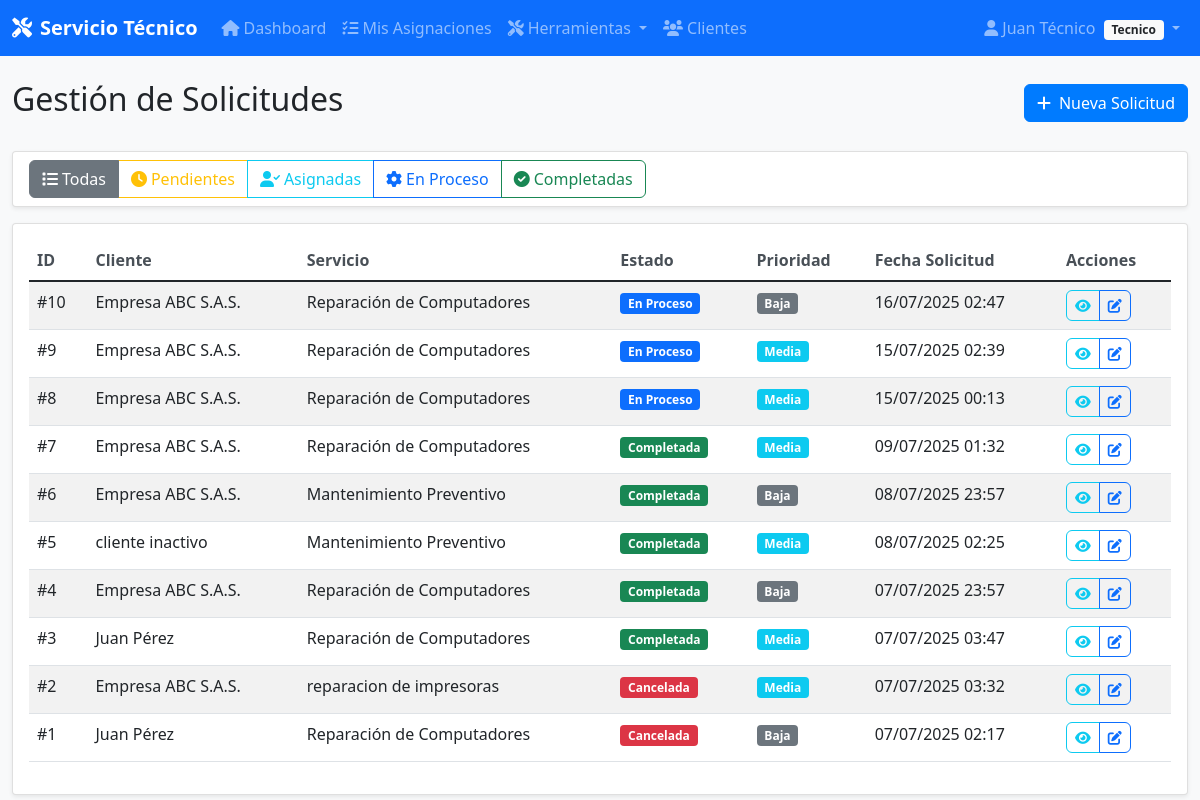
Page /solicitudes/ (signed in) on the committed database.
### app/models/models.py (models this page shows, shortened)
class Usuario(UserMixin, db.Model):
    __tablename__ = 'usuarios'
    id = db.Column(db.Integer, primary_key=True)
    nombre = db.Column(db.String(100), nullable=False)
    email = db.Column(db.String(120), unique=True, nullable=False, index=True)
    password_hash = db.Column(db.String(255), nullable=False)
    telefono = db.Column(db.String(20))
    rol = db.Column(db.String(20), nullable=False, default='usuario')
    fecha_creacion = db.Column(db.DateTime, default=datetime.utcnow)
    def is_admin(self):
        return self.rol == 'administrador'
    def is_tecnico(self):
        return self.rol == 'tecnico'

class Solicitud(db.Model):
    __tablename__ = 'solicitudes'
    id = db.Column(db.Integer, primary_key=True)
    cliente_id = db.Column(db.Integer, db.ForeignKey('clientes.id'), nullable=False)
    servicio_id = db.Column(db.Integer, db.ForeignKey('servicios.id'), nullable=False)
    descripcion_problema = db.Column(db.Text, nullable=False)
    prioridad = db.Column(db.String(20), default='media')
    estado = db.Column(db.String(20), default='pendiente')
    fecha_solicitud = db.Column(db.DateTime, default=datetime.utcnow)
    fecha_limite = db.Column(db.DateTime)
    asignaciones = db.relationship('Asignacion', backref='solicitud', lazy=True)
    facturas = db.relationship('Factura', backref='solicitud', lazy=True)

class Cliente(db.Model):
    __tablename__ = 'clientes'
    id = db.Column(db.Integer, primary_key=True)
    nombre = db.Column(db.String(100), nullable=False)
    email = db.Column(db.String(120))
    telefono = db.Column(db.String(20), nullable=False)
    direccion = db.Column(db.Text)
    tipo_cliente = db.Column(db.String(20), default='particular')
    fecha_registro = db.Column(db.DateTime, default=datetime.utcnow)
    activo = db.Column(db.Boolean, default=True)
    solicitudes = db.relationship('Solicitud', backref='cliente', lazy=True)
    facturas = db.relationship('Factura', backref='cliente', lazy=True)

class Servicio(db.Model):
    __tablename__ = 'servicios'
    id = db.Column(db.Integer, primary_key=True)
    nombre = db.Column(db.String(100), nullable=False)
    descripcion = db.Column(db.Text)
    precio_base = db.Column(db.Float, nullable=False)
    categoria = db.Column(db.String(50))
    solicitudes = db.relationship('Solicitud', backref='servicio', lazy=True)

### app/controllers/solicitudes.py (the view)
@solicitudes_bp.route('/')
@login_required
def list():
    page = request.args.get('page', 1, type=int)
    estado = request.args.get('estado', 'todas')
    query = Solicitud.query
    if estado == 'pendientes':
        query = query.filter_by(estado='pendiente')
    elif estado == 'asignadas':
        query = query.filter_by(estado='asignada')
    elif estado == 'proceso':
        query = query.filter_by(estado='en_proceso')
    elif estado == 'completadas':
        query = query.filter_by(estado='completada')
    solicitudes = query.order_by(Solicitud.fecha_solicitud.desc()).paginate(
        page=page, per_page=10, error_out=False)
    return render_template('solicitudes/list.html', solicitudes=solicitudes, estado_actual=estado)

### app/templates/solicitudes/list.html (shortened to what this page needs)
{% extends "base.html" %}
{% block content %}
<div class="d-flex justify-content-between align-items-center mb-4">
    <h2>Gestión de Solicitudes</h2>
    {% if current_user.is_admin() or current_user.is_tecnico() %}
    <a href="{{ url_for('solicitudes.create') }}" class="btn btn-primary">
        <i class="fas fa-plus me-2"></i>Nueva Solicitud
    </a>
    {% endif %}
</div>
<div class="card mb-3">
    <div class="card-body py-2">
        <div class="btn-group" role="group">
            <a href="{{ url_for('solicitudes.list', estado='todas') }}"
               class="btn btn-outline-secondary {{ 'active' if estado_actual == 'todas' else '' }}">
                <i class="fas fa-list me-1"></i>Todas
            </a>
            <a href="{{ url_for('solicitudes.list', estado='pendientes') }}"
               class="btn btn-outline-warning {{ 'active' if estado_actual == 'pendientes' else '' }}">
                <i class="fas fa-clock me-1"></i>Pendientes
            </a>
            <a href="{{ url_for('solicitudes.list', estado='asignadas') }}"
               class="btn btn-outline-info {{ 'active' if estado_actual == 'asignadas' else '' }}">
                <i class="fas fa-user-check me-1"></i>Asignadas
            </a>
            <a href="{{ url_for('solicitudes.list', estado='proceso') }}"
               class="btn btn-outline-primary {{ 'active' if estado_actual == 'proceso' else '' }}">
                <i class="fas fa-cog me-1"></i>En Proceso
            </a>
            <a href="{{ url_for('solicitudes.list', estado='completadas') }}"
               class="btn btn-outline-success {{ 'active' if estado_actual == 'completadas' else '' }}">
                <i class="fas fa-check-circle me-1"></i>Completadas
            </a>
        </div>
    </div>
</div>
<div class="card">
    <div class="card-body">
        {% if solicitudes.items %}
        <div class="table-responsive">
            <table class="table table-striped">
                <thead>
                    <tr>
                        <th>ID</th>
                        <th>Cliente</th>
                        <th>Servicio</th>
                        <th>Estado</th>
                        <th>Prioridad</th>
                        <th>Fecha Solicitud</th>
                        <th>Acciones</th>
                    </tr>
                </thead>
                <tbody>
                    {% for solicitud in solicitudes.items %}
                    <tr>
                        <td>#{{ solicitud.id }}</td>
                        <td>{{ solicitud.cliente.nombre }}</td>
                        <td>{{ solicitud.servicio.nombre }}</td>
                        <td>
                            <span class="badge bg-{{ 'warning' if solicitud.estado == 'pendiente' else 'info' if solicitud.estado == 'asignada' else 'primary' if solicitud.estado == 'en_proceso' else 'success' if solicitud.estado == 'completada' else 'danger' }}">
                                {{ solicitud.estado.replace('_', ' ').title() }}
                            </span>
                        </td>
                        <td>
                            <span class="badge bg-{{ 'danger' if solicitud.prioridad == 'urgente' else 'warning' if solicitud.prioridad == 'alta' else 'info' if solicitud.prioridad == 'media' else 'secondary' }}">
                                {{ solicitud.prioridad.title() }}
                            </span>
                        </td>
                        <td>{{ solicitud.fecha_solicitud.strftime('%d/%m/%Y %H:%M') }}</td>
                        <td>
                            <div class="btn-group" role="group">
                                <a href="{{ url_for('solicitudes.detail', id=solicitud.id) }}"
                                   class="btn btn-sm btn-outline-info" title="Ver detalles">
                                    <i class="fas fa-eye"></i>
                                </a>
                                {% if current_user.is_admin() or current_user.is_tecnico() %}
                                <a href="{{ url_for('solicitudes.edit', id=solicitud.id) }}"
                                   class="btn btn-sm btn-outline-primary" title="Editar">
                                    <i class="fas fa-edit"></i>
                                </a>
                                {% endif %}
                            </div>
                        </td>
                    </tr>
                    {% endfor %}
                </tbody>
            </table>
        </div>
        {% endif %}
    </div>
</div>
{% endblock %}

### app/templates/base.html (shortened to what this page needs)
<!DOCTYPE html>
<html lang="es">
<head>
    <link href="https://cdn.jsdelivr.net/npm/bootstrap@5.1.3/dist/css/bootstrap.min.css" rel="stylesheet">
    <link href="https://cdnjs.cloudflare.com/ajax/libs/font-awesome/6.0.0/css/all.min.css" rel="stylesheet">
    <link href="{{ url_for('static', filename='css/style.css') }}" rel="stylesheet">
</head>
<body>
    {% if current_user.is_authenticated %}
    <nav class="navbar navbar-expand-lg navbar-dark bg-primary">
        <div class="container-fluid">
            <a class="navbar-brand" href="{{ url_for('main.index') }}">
                <i class="fas fa-tools me-2"></i>Servicio Técnico
            </a>
            <div class="collapse navbar-collapse" id="navbarNav">
                <ul class="navbar-nav me-auto">
                    <li class="nav-item">
                        <a class="nav-link" href="{{ url_for('main.index') }}">
                            <i class="fas fa-home me-1"></i>Dashboard
                        </a>
                    </li>
                    {% if current_user.is_admin() %}
                    <li class="nav-item dropdown">
                        <a class="nav-link dropdown-toggle" href="#" role="button" data-bs-toggle="dropdown">
                            <i class="fas fa-users me-1"></i>Gestión
                        </a>
                        <ul class="dropdown-menu">
                            <li><h6 class="dropdown-header">Clientes</h6></li>
                            <li><a class="dropdown-item" href="{{ url_for('clientes.list') }}">
                                <i class="fas fa-list me-2"></i>Ver Clientes
                            </a></li>
                            <li><a class="dropdown-item" href="{{ url_for('clientes.create') }}">
                                <i class="fas fa-plus me-2"></i>Nuevo Cliente
                            </a></li>
                            <li><hr class="dropdown-divider"></li>
                            <li><h6 class="dropdown-header">Servicios</h6></li>
                            <li><a class="dropdown-item" href="{{ url_for('servicios.list') }}">
                                <i class="fas fa-cogs me-2"></i>Ver Servicios
                            </a></li>
                            <li><a class="dropdown-item" href="{{ url_for('servicios.create') }}">
                                <i class="fas fa-plus me-2"></i>Nuevo Servicio
                            </a></li>
                        </ul>
                    </li>
                    <li class="nav-item dropdown">
                        <a class="nav-link dropdown-toggle" href="#" role="button" data-bs-toggle="dropdown">
                            <i class="fas fa-clipboard-list me-1"></i>Operaciones
                        </a>
                        <ul class="dropdown-menu">
                            <li><h6 class="dropdown-header">Solicitudes</h6></li>
                            <li><a class="dropdown-item" href="{{ url_for('solicitudes.list') }}">
                                <i class="fas fa-list me-2"></i>Ver Solicitudes
                            </a></li>
                            <li><a class="dropdown-item" href="{{ url_for('solicitudes.create') }}">
                                <i class="fas fa-plus me-2"></i>Nueva Solicitud
                            </a></li>
                            <li><hr class="dropdown-divider"></li>
                            <li><h6 class="dropdown-header">Asignaciones</h6></li>
                            <li><a class="dropdown-item" href="{{ url_for('asignaciones.list') }}">
                                <i class="fas fa-tasks me-2"></i>Ver Asignaciones
                            </a></li>
                            <li><a class="dropdown-item" href="{{ url_for('asignaciones.create') }}">
                                <i class="fas fa-plus me-2"></i>Nueva Asignación
                            </a></li>
                        </ul>
                    </li>
                    <li class="nav-item dropdown">
                        <a class="nav-link dropdown-toggle" href="#" role="button" data-bs-toggle="dropdown">
                            <i class="fas fa-boxes me-1"></i>Recursos
                        </a>
                        <ul class="dropdown-menu">
                            <li><h6 class="dropdown-header">Inventario</h6></li>
                            <li><a class="dropdown-item" href="{{ url_for('partes.list') }}">
                                <i class="fas fa-boxes me-2"></i>Ver Partes
                            </a></li>
                            <li><a class="dropdown-item" href="{{ url_for('partes.create') }}">
                                <i class="fas fa-plus me-2"></i>Nueva Parte
                            </a></li>
                            <li><a class="dropdown-item" href="{{ url_for('admin.gestionar_pedidos') }}">
                                <i class="fas fa-tools me-2"></i>Pedidos de Piezas
                            </a></li>
                            <li><hr class="dropdown-divider"></li>
                            <li><h6 class="dropdown-header">Facturación</h6></li>
                            <li><a class="dropdown-item" href="{{ url_for('facturas.list') }}">
                                <i class="fas fa-file-invoice me-2"></i>Ver Facturas
                            </a></li>
                            <li><a class="dropdown-item" href="{{ url_for('facturas.create') }}">
                                <i class="fas fa-plus me-2"></i>Nueva Factura
                            </a></li>
                        </ul>
                    </li>
                    <li class="nav-item dropdown">
                        <a class="nav-link dropdown-toggle" href="#" role="button" data-bs-toggle="dropdown">
                            <i class="fas fa-user-shield me-1"></i>Admin
                        </a>
                        <ul class="dropdown-menu">
                            <li><h6 class="dropdown-header">Personal</h6></li>
                            <li><a class="dropdown-item" href="{{ url_for('tecnicos.list') }}">
                                <i class="fas fa-user-cog me-2"></i>Técnicos
                            </a></li>
                            <li><a class="dropdown-item" href="{{ url_for('usuarios.list') }}">
                                <i class="fas fa-users me-2"></i>Usuarios
                            </a></li>
                            <li><hr class="dropdown-divider"></li>
                            <li><h6 class="dropdown-header">Reportes</h6></li>
                            <li><a class="dropdown-item" href="{{ url_for('reportes.list') }}">
                                <i class="fas fa-chart-bar me-2"></i>Ver Reportes
                            </a></li>
                        </ul>
                    </li>
                    {% elif current_user.is_tecnico() %}
                    <li class="nav-item">
                        <a class="nav-link" href="{{ url_for('tecnico.mis_asignaciones') }}">
                            <i class="fas fa-tasks me-1"></i>Mis Asignaciones
                        </a>
                    </li>
                    <li class="nav-item dropdown">
                        <a class="nav-link dropdown-toggle" href="#" role="button" data-bs-toggle="dropdown">
                            <i class="fas fa-tools me-1"></i>Herramientas
                        </a>
                    </li>
                    <li class="nav-item">
                        <a class="nav-link" href="{{ url_for('clientes.list') }}">
                            <i class="fas fa-users me-1"></i>Clientes
                        </a>
                    </li>
                    {% endif %}
                </ul>
                <ul class="navbar-nav">
                    <li class="nav-item dropdown">
                        <a class="nav-link dropdown-toggle" href="#" role="button" data-bs-toggle="dropdown">
                            <i class="fas fa-user me-1"></i>{{ current_user.nombre }}
                            <span class="badge bg-light text-dark ms-1">{{ current_user.rol.title() }}</span>
                        </a>
                    </li>
                </ul>
            </div>
        </div>
    </nav>
    {% endif %}
    <main class="container-fluid mt-4">
        {% block content %}{% endblock %}
    </main>
</body>
</html>

### rows in the picture
Usuario: nombre "Juan Técnico", rol "Tecnico"
Solicitud: id "10", cliente.nombre "Empresa ABC S.A.S.", servicio.nombre "Reparación de Computadores", estado.replace "En Proceso", prioridad "Baja", fecha_solicitud "16/07/2025 02:47"
Solicitud: id "9", cliente.nombre "Empresa ABC S.A.S.", servicio.nombre "Reparación de Computadores", estado.replace "En Proceso", prioridad "Media", fecha_solicitud "15/07/2025 02:39"
Solicitud: id "8", cliente.nombre "Empresa ABC S.A.S.", servicio.nombre "Reparación de Computadores", estado.replace "En Proceso", prioridad "Media", fecha_solicitud "15/07/2025 00:13"
Solicitud: id "7", cliente.nombre "Empresa ABC S.A.S.", servicio.nombre "Reparación de Computadores", estado.replace "Completada", prioridad "Media", fecha_solicitud "09/07/2025 01:32"
Solicitud: id "6", cliente.nombre "Empresa ABC S.A.S.", servicio.nombre "Mantenimiento Preventivo", estado.replace "Completada", prioridad "Baja", fecha_solicitud "08/07/2025 23:57"
Solicitud: id "5", cliente.nombre "cliente inactivo", servicio.nombre "Mantenimiento Preventivo", estado.replace "Completada", prioridad "Media", fecha_solicitud "08/07/2025 02:25"
Solicitud: id "4", cliente.nombre "Empresa ABC S.A.S.", servicio.nombre "Reparación de Computadores", estado.replace "Completada", prioridad "Baja", fecha_solicitud "07/07/2025 23:57"
Solicitud: id "3", cliente.nombre "Juan Pérez", servicio.nombre "Reparación de Computadores", estado.replace "Completada", prioridad "Media", fecha_solicitud "07/07/2025 03:47"
Solicitud: id "2", cliente.nombre "Empresa ABC S.A.S.", servicio.nombre "reparacion de impresoras", estado.replace "Cancelada", prioridad "Media", fecha_solicitud "07/07/2025 03:32"
Solicitud: id "1", cliente.nombre "Juan Pérez", servicio.nombre "Reparación de Computadores", estado.replace "Cancelada", prioridad "Baja", fecha_solicitud "07/07/2025 02:17"
